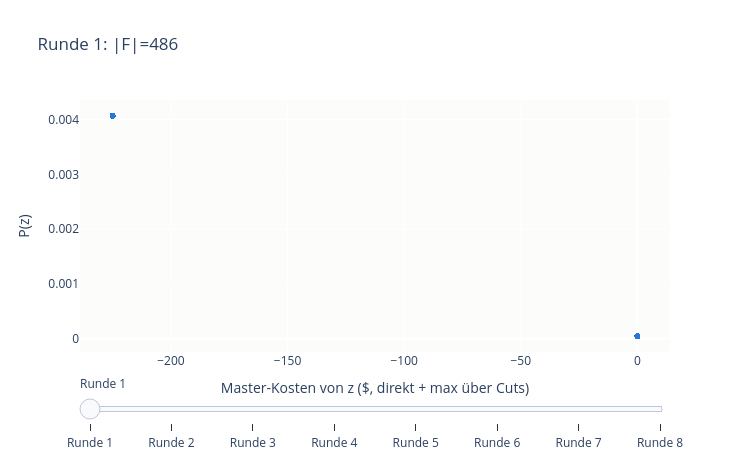

Source (notebook cell):
### Code cell
# Wie die Cuts das Sampling umlenken: P(z) über den Master-Kosten, Runde für Runde.
fig = go.Figure()
for k, r in enumerate(loop.rounds):
    fig.add_scatter(x=r.costs, y=r.probs, mode="markers",
                    marker=dict(color="#2a78d6", size=5),
                    name=f"Runde {r.round}", visible=(k == 0))
steps = [dict(method="update", label=f"Runde {r.round}",
              args=[{"visible": [j == k for j in range(len(loop.rounds))]},
                    {"title": f"Runde {r.round}: |F|={len(r.states)}, "
                              f"{'Feasibility-Cut' if r.n_removed else 'Optimality-Cut'}"}])
         for k, r in enumerate(loop.rounds)]
fig.update_layout(
    sliders=[dict(active=0, steps=steps)],
    title=f"Runde {loop.rounds[0].round}: |F|={len(loop.rounds[0].states)}",
    xaxis_title="Master-Kosten von z ($, direkt + max über Cuts)", yaxis_title="P(z)",
    width=750, height=460, plot_bgcolor="#fcfcfb",
)
fig.show()

### Figure 1 — Plotly figure (JSON) as saved in the notebook; plotly's stock layout.template omitted (floating-point values rounded to 4 significant figures; data arrays with more than 128 entries replaced by an {"elided": "..."} marker saying what was removed)
{"data": [{"marker": {"color": "#2a78d6", "size": 5}, "mode": "markers", "name": "Runde 1", "type": "scatter", "visible": true, "x": {"elided": "486 float values"}, "y": {"elided": "486 float values"}}, {"marker": {"color": "#2a78d6", "size": 5}, "mode": "markers", "name": "Runde 2", "type": "scatter", "visible": false, "x": {"elided": "324 float values"}, "y": {"elided": "324 float values"}}, {"marker": {"color": "#2a78d6", "size": 5}, "mode": "markers", "name": "Runde 3", "type": "scatter", "visible": false, "x": {"elided": "162 float values"}, "y": {"elided": "162 float values"}}, {"marker": {"color": "#2a78d6", "size": 5}, "mode": "markers", "name": "Runde 4", "type": "scatter", "visible": false, "x": [0.0, 0.0, 0.0, 0.0, 0.0, 0.0, 0.0, 0.0, 0.0, 0.0, 0.0, 0.0, 0.0, 0.0, 0.0, 0.0, 0.0, 0.0, 0.0, 0.0, 0.0, 0.0, 0.0, 0.0, 0.0, 0.0, 0.0, 0.0, 0.0, 0.0, 0.0, 0.0, 0.0, 0.0, 0.0, 0.0, 0.0, 0.0, 0.0, 0.0, 0.0, 0.0, 0.0, 0.0, 0.0, 0.0, 0.0, 0.0, 0.0, 0.0, 0.0, 0.0, 0.0, 0.0, 0.0, 0.0, 0.0, 0.0, 0.0, 0.0, 0.0, 0.0, 0.0, 0.0, 0.0, 0.0, 0.0, 0.0, 0.0, 0.0, 0.0, 0.0, 0.0, 0.0, 0.0, 0.0, 0.0, 0.0, 0.0, 0.0, 0.0], "y": [0.01235, 0.01235, 0.01235, 0.01235, 0.01235, 0.01235, 0.01235, 0.01235, 0.01235, 0.01235, 0.01235, 0.01235, 0.01235, 0.01235, 0.01235, 0.01235, 0.01235, 0.01235, 0.01235, 0.01235, 0.01235, 0.01235, 0.01235, 0.01235, 0.01235, 0.01235, 0.01235, 0.01235, 0.01235, 0.01235, 0.01235, 0.01235, 0.01235, 0.01235, 0.01235, 0.01235, 0.01235, 0.01235, 0.01235, 0.01235, 0.01235, 0.01235, 0.01235, 0.01235, 0.01235, 0.01235, 0.01235, 0.01235, 0.01235, 0.01235, 0.01235, 0.01235, 0.01235, 0.01235, 0.01235, 0.01235, 0.01235, 0.01235, 0.01235, 0.01235, 0.01235, 0.01235, 0.01235, 0.01235, 0.01235, 0.01235, 0.01235, 0.01235, 0.01235, 0.01235, 0.01235, 0.01235, 0.01235, 0.01235, 0.01235, 0.01235, 0.01235, 0.01235, 0.01235, 0.01235, 0.01235]}, {"marker": {"color": "#2a78d6", "size": 5}, "mode": "markers", "name": "Runde 5", "type": "scatter", "visible": false, "x": [0.0, 0.0, 0.0, 0.0, 0.0, 0.0, 0.0, 0.0, 0.0, 0.0, 0.0, 0.0, 0.0, 0.0, 0.0, 0.0, 0.0, 0.0, 0.0, 0.0, 0.0, 0.0, 0.0, 0.0, 0.0, 0.0, 0.0, 0.0, 0.0, 0.0, 0.0, 0.0, 0.0, 0.0, 0.0, 0.0, 0.0, 0.0, 0.0, 0.0, 0.0, 0.0, 0.0, 0.0, 0.0, 0.0, 0.0, 0.0, 0.0, 0.0, 0.0, 0.0, 0.0, 0.0], "y": [0.01852, 0.01852, 0.01852, 0.01852, 0.01852, 0.01852, 0.01852, 0.01852, 0.01852, 0.01852, 0.01852, 0.01852, 0.01852, 0.01852, 0.01852, 0.01852, 0.01852, 0.01852, 0.01852, 0.01852, 0.01852, 0.01852, 0.01852, 0.01852, 0.01852, 0.01852, 0.01852, 0.01852, 0.01852, 0.01852, 0.01852, 0.01852, 0.01852, 0.01852, 0.01852, 0.01852, 0.01852, 0.01852, 0.01852, 0.01852, 0.01852, 0.01852, 0.01852, 0.01852, 0.01852, 0.01852, 0.01852, 0.01852, 0.01852, 0.01852, 0.01852, 0.01852, 0.01852, 0.01852]}, {"marker": {"color": "#2a78d6", "size": 5}, "mode": "markers", "name": "Runde 6", "type": "scatter", "visible": false, "x": [0.0, 0.0, 0.0, 0.0, 0.0, 0.0, 0.0, 0.0, 0.0, 0.0, 0.0, 0.0, 0.0, 0.0, 0.0, 0.0, 0.0, 0.0, 0.0, 0.0, 0.0, 0.0, 0.0, 0.0, 0.0, 0.0, 0.0], "y": [0.03704, 0.03704, 0.03704, 0.03704, 0.03704, 0.03704, 0.03704, 0.03704, 0.03704, 0.03704, 0.03704, 0.03704, 0.03704, 0.03704, 0.03704, 0.03704, 0.03704, 0.03704, 0.03704, 0.03704, 0.03704, 0.03704, 0.03704, 0.03704, 0.03704, 0.03704, 0.03704]}, {"marker": {"color": "#2a78d6", "size": 5}, "mode": "markers", "name": "Runde 7", "type": "scatter", "visible": false, "x": [0.0, 0.0, 0.0, 0.0, 0.0, 0.0, -12.5, -12.5, -12.5, 0.0, 0.0, 0.0, 0.0, 0.0, 0.0, -12.5, -12.5, -12.5, 0.0, 0.0, 0.0, 0.0, 0.0, 0.0, -12.5, -12.5, -12.5], "y": [0.00795, 0.00795, 0.00795, 0.00795, 0.00795, 0.00795, 0.09521, 0.09521, 0.09521, 0.00795, 0.00795, 0.00795, 0.00795, 0.00795, 0.00795, 0.09521, 0.09521, 0.09521, 0.00795, 0.00795, 0.00795, 0.00795, 0.00795, 0.00795, 0.09521, 0.09521, 0.09521]}, {"marker": {"color": "#2a78d6", "size": 5}, "mode": "markers", "name": "Runde 8", "type": "scatter", "visible": false, "x": [0.0, 0.0, 0.0, 0.0, -12.5, 0.0, 0.0, 0.0, 0.0, -12.5, 0.0, 0.0, 0.0, 0.0, -12.5], "y": [0.03386, 0.03386, 0.03386, 0.03386, 0.1979, 0.03386, 0.03386, 0.03386, 0.03386, 0.1979, 0.03386, 0.03386, 0.03386, 0.03386, 0.1979]}], "layout": {"height": 460, "plot_bgcolor": "#fcfcfb", "sliders": [{"active": 0, "steps": [{"args": [{"visible": [true, false, false, false, false, false, false, false]}, {"title": "Runde 1: |F|=486, Feasibility-Cut"}], "label": "Runde 1", "method": "update"}, {"args": [{"visible": [false, true, false, false, false, false, false, false]}, {"title": "Runde 2: |F|=324, Feasibility-Cut"}], "label": "Runde 2", "method": "update"}, {"args": [{"visible": [false, false, true, false, false, false, false, false]}, {"title": "Runde 3: |F|=162, Feasibility-Cut"}], "label": "Runde 3", "method": "update"}, {"args": [{"visible": [false, false, false, true, false, false, false, false]}, {"title": "Runde 4: |F|=81, Feasibility-Cut"}], "label": "Runde 4", "method": "update"}, {"args": [{"visible": [false, false, false, false, true, false, false, false]}, {"title": "Runde 5: |F|=54, Feasibility-Cut"}], "label": "Runde 5", "method": "update"}, {"args": [{"visible": [false, false, false, false, false, true, false, false]}, {"title": "Runde 6: |F|=27, Optimality-Cut"}], "label": "Runde 6", "method": "update"}, {"args": [{"visible": [false, false, false, false, false, false, true, false]}, {"title": "Runde 7: |F|=27, Feasibility-Cut"}], "label": "Runde 7", "method": "update"}, {"args": [{"visible": [false, false, false, false, false, false, false, true]}, {"title": "Runde 8: |F|=15, Optimality-Cut"}], "label": "Runde 8", "method": "update"}]}], "title": {"text": "Runde 1: |F|=486"}, "width": 750, "xaxis": {"title": {"text": "Master-Kosten von z ($, direkt + max über Cuts)"}}, "yaxis": {"title": {"text": "P(z)"}}}}
